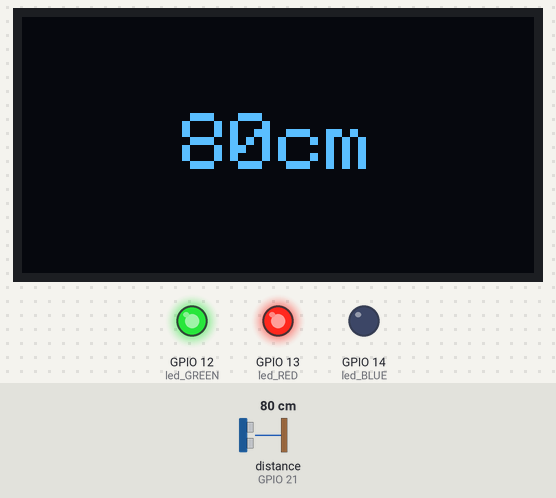
A sketch run on a simulated ESP32. Shown: 128×64 one-colour display, output pins drawn as LEDs (lit = HIGH). Wiring (inferred from the names in the program): ultrasonic range finder: trigger GPIO 19; echo GPIO 21. The test bench sets the inputs (shaded band); at power-on: distance to the obstacle (sensor on GPIO 21) 80 cm. The echo pulse lasts 58.3 µs per cm; WiFi joins after 1.5 s; servers stay silent unless stated; pins used as bus, display or sensor lines are not drawn; what the sketch prints to the serial monitor is not drawn.

Above: at 3.2 s.
3.3 s: distance to the obstacle (sensor on GPIO 21) set to 2 cm
At 3.9 s:
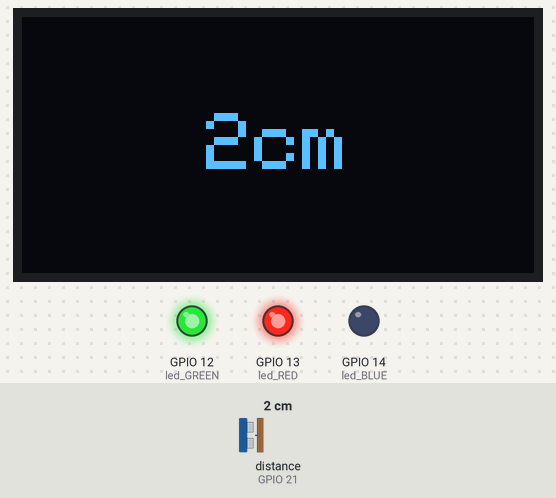
4.8 s: distance to the obstacle (sensor on GPIO 21) set to 4 cm
At 5.7 s:
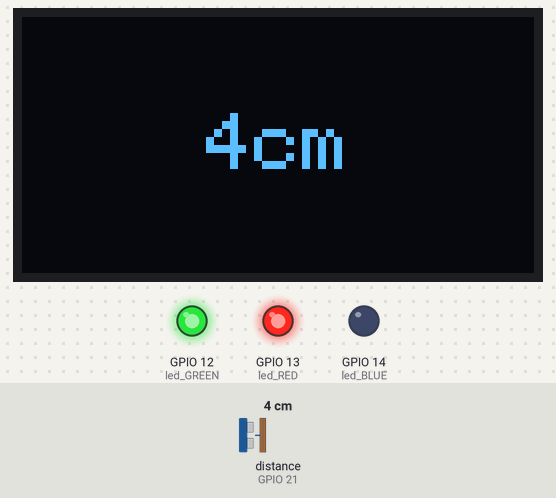
6.3 s: distance to the obstacle (sensor on GPIO 21) set to 9 cm
At 7.5 s:
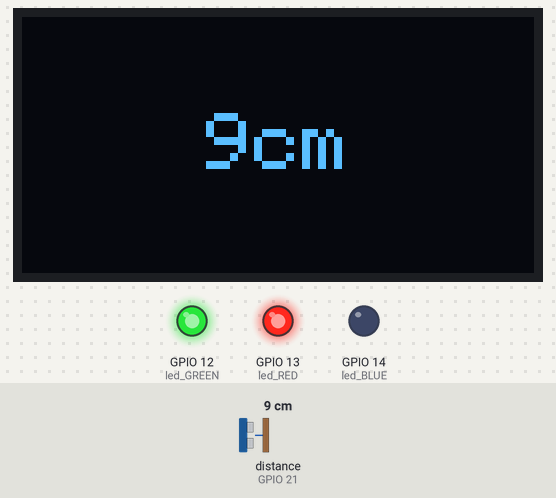
Timing chart, 0 to 9.3 s (numbered marks = the images above; inputs shaded):
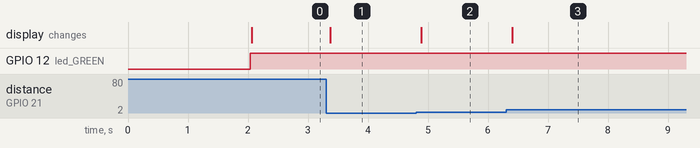

The sketch:

main.ino
```cpp
// oled settings
#include <SPI.h>
#include <Wire.h>
#include <Adafruit_GFX.h>
#include <Adafruit_SSD1306.h>

#define SCREEN_WIDTH 128 // OLED display width, in pixels
#define SCREEN_HEIGHT 64 // OLED display height, in pixels

#define OLED_RESET     -1 // Reset pin # (or -1 if sharing Arduino reset pin)
#define SCREEN_ADDRESS 0x3C ///< See datasheet for Address; 0x3D for 128x64, 0x3C for 128x32
Adafruit_SSD1306 display(SCREEN_WIDTH, SCREEN_HEIGHT, &Wire, OLED_RESET);

//sonar
const int trigPin = 19; // Trigger Pin of Ultrasonic Sensor
const int echoPin = 21; // Echo Pin of Ultrasonic Sensor
int distance;
long duration;

//wifi
#include <WiFi.h>
const char* ssid       = "6op106";
const char* password   = "5sranijn";

const int led_RED = 13;
const int led_GREEN = 12;
const int led_BLUE = 14;

void initWiFi() {
  WiFi.mode(WIFI_STA);
  WiFi.begin(ssid, password);
  Serial.print("Connecting to WiFi ..");
  while (WiFi.status() != WL_CONNECTED) {
    Serial.print('.');
    delay(1000);
  }
  Serial.println(WiFi.localIP());
}

void setup() {
  analogWrite(led_RED, 255);
  Serial.begin(9600); // Starting Serial Terminal

  //display
  Wire.begin(23, 22); // Initialize the I2C interface with SDA on GPIO 21 and SCL on GPIO 22

  //wifi
  initWiFi();
  Serial.print("RSSI: ");
  Serial.println(WiFi.RSSI());

  // SSD1306_SWITCHCAPVCC = generate display voltage from 3.3V internally
  if(!display.begin(SSD1306_SWITCHCAPVCC, SCREEN_ADDRESS)) {
    Serial.println(F("SSD1306 allocation failed"));
    for(;;); // Don't proceed, loop forever
  }

  //sonar
  pinMode(echoPin, INPUT);
  pinMode(trigPin, OUTPUT);
  pinMode(led_BLUE, OUTPUT);
  pinMode(led_GREEN, OUTPUT);
  pinMode(led_RED, OUTPUT);
}

void loop() {
  display.clearDisplay();
  distance = getDistance();
  Serial.print(distance);
  Serial.println("cm");

  //wifi
  if (WiFi.status() != WL_CONNECTED) {
    analogWrite(led_RED, 255);
    Serial.print(millis());
    Serial.println("Reconnecting to WiFi...");
    WiFi.disconnect();
    WiFi.reconnect();
  }
  else{
    analogWrite(led_GREEN, 255);
  }


  displayText(String(distance) + "cm", 12, "middle");
  display.display();
  delay(100);
}

int getDistance() {
  int distance;
  digitalWrite(trigPin, LOW);
  delayMicroseconds(2);
  digitalWrite(trigPin, HIGH);
  delayMicroseconds(10);
  digitalWrite(trigPin, LOW);
  duration = pulseIn(echoPin, HIGH);
  distance = duration / 29 / 2;
  return distance;
}

void displayText(String text, int yOffset, String place) {
  int textWidth = text.length() * 12; // Assuming each character is 12 pixels wide with textSize 2
  int textHeight = 16; // Assuming each character is 16 pixels high with textSize 2

  int y = (32 - textHeight) / 2 + yOffset; // Calculate the starting y-coordinate

  int x = 0;

  if (place == "middle"){
    x = (128 - textWidth) / 2; // Calculate the starting x-coordinate
  }
  if (place == "right"){
    x = 128 - textWidth; // Calculate the starting x-coordinate
  }

  display.setTextSize(2); // Set the text size to 2
  display.setTextColor(WHITE); // Set the text color to white

  int textX = x;
  int textY = y + ((32 - textHeight) / 2) - 4; // Adjust the y-coordinate to center the text vertically

  display.setCursor(textX, textY); // Set the cursor to the adjusted coordinates

  display.println(text); // Print the text
}
```

Measured:
- after the input at 3.3 s, the display: changes after 0.07 s (image 1)
- after the input at 4.8 s, the display: changes after 0.08 s (image 2)
- after the input at 6.3 s, the display: changes after 0.10 s (image 3)
